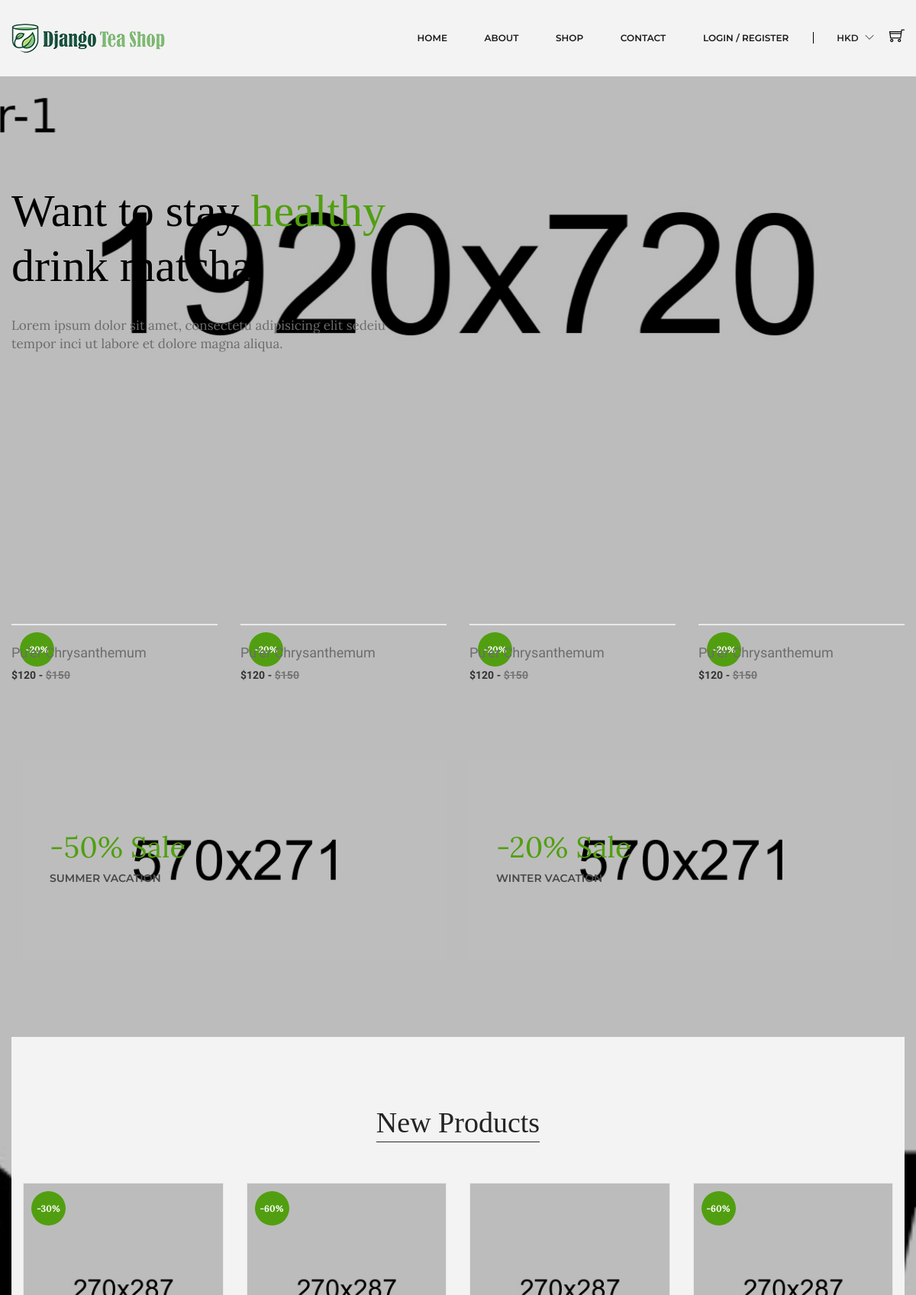
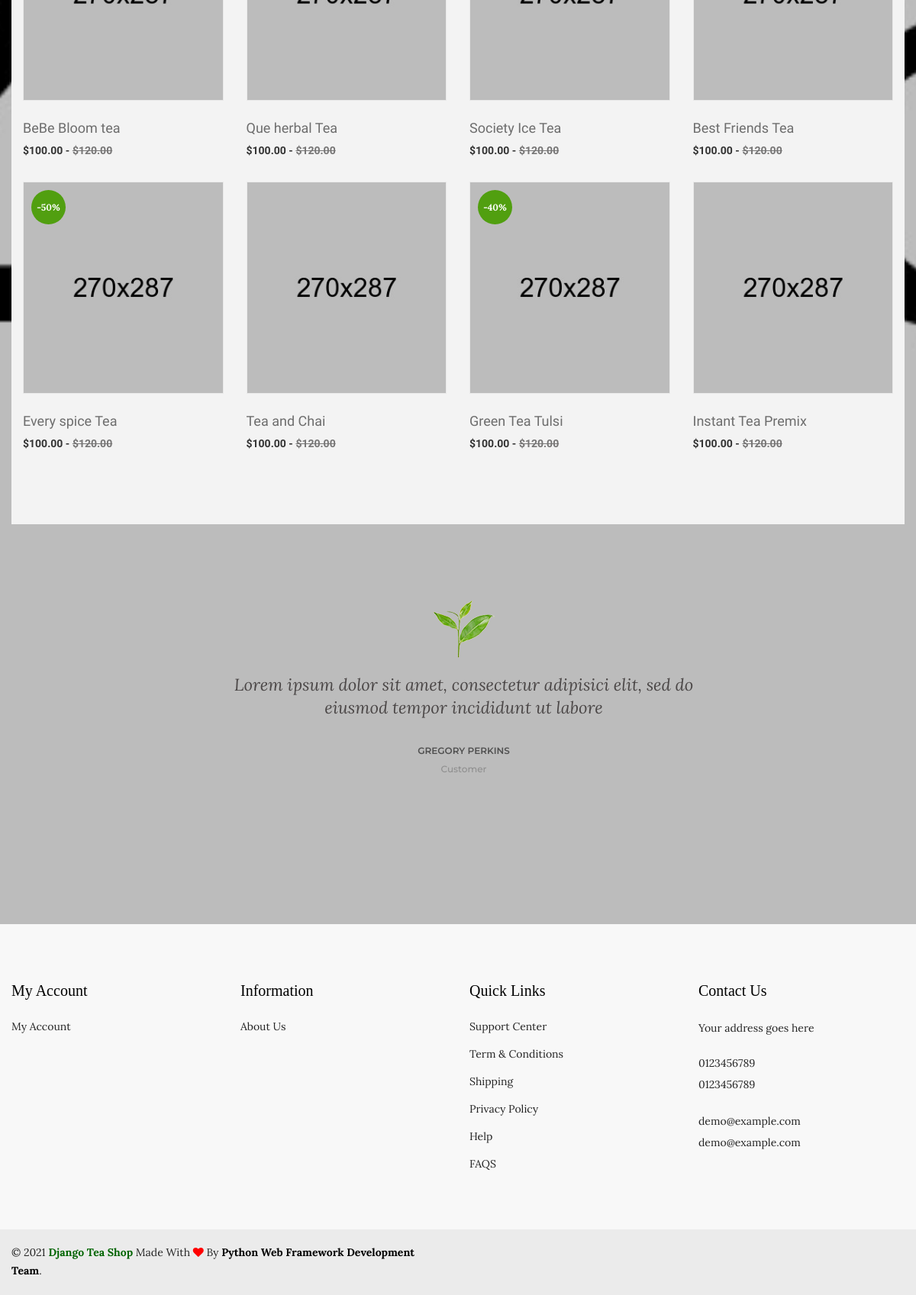
The page / on the database its author committed (2 pictures, top to bottom).
### shop/models.py (models this page shows, shortened)
class Product(models.Model):
    tea_name = models.CharField(max_length=100, unique=True)
    tea_type = models.CharField(max_length=100)
    slug = models.SlugField(max_length=100, unique=True)
    origin = models.CharField(max_length=100)
    color = models.CharField(max_length=50, blank=True)
    aroma = models.CharField(max_length=100, blank=True)
    taste = models.CharField(max_length=100, blank=True)
    tea_nature  = models.CharField(max_length=100, blank=True)
    is_available = models.BooleanField(default=True)
    is_new = models.BooleanField(default=False)
    properties = models.TextField(max_length=300, blank=True)
    weight = models.IntegerField()
    original_price = models.IntegerField()
    discounted_price = models.IntegerField()
    discount_rate = models.IntegerField(blank=True)
    photo_main = models.ImageField(upload_to='photos/%Y/%m/%d')
    photo_1 = models.ImageField(upload_to='photos/%Y/%m/%d', blank=True)
    photo_2 = models.ImageField(upload_to='photos/%Y/%m/%d', blank=True)
    photo_3 = models.ImageField(upload_to='photos/%Y/%m/%d', blank=True)
    photo_4 = models.ImageField(upload_to='photos/%Y/%m/%d', blank=True)
    created_date = models.DateTimeField(default=datetime.now)
    modified_date = models.DateTimeField(default=datetime.now)
    stars = models.IntegerField()
    store = models.IntegerField()
    category = models.ForeignKey(Category, on_delete=models.CASCADE)

### pages/views.py (the view)
# urls.py: path('', views.index, name="index"),
def index(request):
    products = Product.objects.all().filter(is_available=True)
    context = {
        'products': products,
    }
    return render(request, "pages/index.html", context)

### category/context_processors.py (called while the page is built)
def menu_links(request):
    links = Category.objects.all()
    return dict(links=links)

### templates/pages/index.html (shortened to what this page needs)
{% extends 'base.html' %}
{% load static %}
{% block content %}
<div class="slider-area">
  <div class="slider-active owl-dot-style owl-carousel">
    <div
      class="single-slider ptb-240 bg-img"
      style="background-image: url(../static/img/slider/slider-1.jpg)"
    >
      <div class="container">
        <div class="slider-content slider-animated-1">
          <h1 class="animated">
            Want to stay <span class="theme-color">healthy</span>
          </h1>
          <h1 class="animated">drink matcha.</h1>
          <p>
            Lorem ipsum dolor sit amet, consectetu adipisicing elit sedeiu
            tempor inci ut labore et dolore magna aliqua.
          </p>
        </div>
      </div>
    </div>
  </div>
</div>
<div class="product-area bg-image-1 pt-100 pb-95">
  <div class="container">
    {% if products %} {% for product in products %}
    <div class="featured-product-active hot-flower owl-carousel product-nav">
      <div class="product-wrapper">
        <div class="product-img">
          {% if product.discount_rate %}
          <span>-{{ product.discount_rate }}%</span>
          {% endif %}
        </div>
        <div class="product-content text-left">
          <div class="product-hover-style">
            <div class="product-title">
              <h4>
                <a href="product-details.html">{{ product.tea_name }}</a>
              </h4>
            </div>
          </div>
          <div class="product-price-wrapper">
            <span>${{ product.discounted_price }} -</span>
            <span class="product-price-old"
              >${{ product.original_price }}
            </span>
          </div>
          {% endfor %} {% endif %}
        </div>
      </div>
    </div>
    <div class="banner-area pt-100 pb-70">
      <div class="container">
        <div class="banner-wrap">
          <div class="row">
            <div class="col-lg-6 col-md-6">
              <div class="single-banner img-zoom mb-30">
                <a href="#">
                  <img src="{% static 'img/banner/banner-1.png' %}" alt="" />
                </a>
                <div class="banner-content">
                  <h4>-50% Sale</h4>
                  <h5>Summer Vacation</h5>
                </div>
              </div>
            </div>
            <div class="col-lg-6 col-md-6">
              <div class="single-banner img-zoom mb-30">
                <a href="#">
                  <img src="{% static 'img/banner/banner-2.png' %}" alt="" />
                </a>
                <div class="banner-content">
                  <h4>-20% Sale</h4>
                  <h5>Winter Vacation</h5>
                </div>
              </div>
            </div>
          </div>
        </div>
      </div>
    </div>
    <div class="product-area gray-bg pt-90 pb-65">
      <div class="container">
        <div class="product-top-bar section-border mb-55">
          <div class="section-title-wrap text-center">
            <h3 class="section-title">New Products</h3>
          </div>
        </div>
        <div class="tab-content jump">
          <div class="tab-pane active">
            <div class="featured-product-active owl-carousel product-nav">
              <div class="product-wrapper-single">
                <div class="product-wrapper mb-30">
                  <div class="product-img">
                    <a href="product-details.html">
                      <img
                        alt=""
                        src="{% static 'img/product/product-1.jpg' %}"
                      />
                    </a>
                    <span>-30%</span>
                    <div class="product-action">
                    </div>
                  </div>
                  <div class="product-content text-left">
                    <div class="product-hover-style">
                      <div class="product-title">
                        <h4>
                          <a href="product-details.html">BeBe Bloom tea</a>
                        </h4>
                      </div>
                    </div>
                    <div class="product-price-wrapper">
                      <span>$100.00 -</span>
                      <span class="product-price-old">$120.00 </span>
                    </div>
                  </div>
                </div>
                <div class="product-wrapper mb-30">
                  <div class="product-img">
                    <a href="product-details.html">
                      <img
                        alt=""
                        src="{% static 'img/product/product-2.jpg' %}"
                      />
                    </a>
                    <span>-50%</span>
                    <div class="product-action">
                    </div>
                  </div>
                  <div class="product-content text-left">
                    <div class="product-hover-style">
                      <div class="product-title">
                        <h4>
                          <a href="product-details.html">Every spice Tea</a>
                        </h4>
                      </div>
                    </div>
                    <div class="product-price-wrapper">
                      <span>$100.00 -</span>
                      <span class="product-price-old">$120.00 </span>
                    </div>
                  </div>
                </div>
              </div>
              <div class="product-wrapper-single">
                <div class="product-wrapper mb-30">
                  <div class="product-img">
                    <a href="product-details.html">
                      <img
                        alt=""
                        src="{% static 'img/product/product-3.jpg' %}"
                      />
                    </a>
                    <span>-60%</span>
                    <div class="product-action">
                    </div>
                  </div>
                  <div class="product-content text-left">
                    <div class="product-hover-style">
                      <div class="product-title">
                        <h4>
                          <a href="product-details.html">Que herbal Tea</a>
                        </h4>
                      </div>
                    </div>
                    <div class="product-price-wrapper">
                      <span>$100.00 -</span>
                      <span class="product-price-old">$120.00 </span>
                    </div>
                  </div>
                </div>
                <div class="product-wrapper mb-30">
                  <div class="product-img">
                    <a href="product-details.html">
                      <img
                        alt=""
                        src="{% static 'img/product/product-4.jpg' %}"
                      />
                    </a>
                    <div class="product-action">
                    </div>
                  </div>
                  <div class="product-content text-left">
                    <div class="product-hover-style">
                      <div class="product-title">
                        <h4>
                          <a href="product-details.html">Tea and Chai</a>
                        </h4>
                      </div>
                    </div>
                    <div class="product-price-wrapper">
                      <span>$100.00 -</span>
                      <span class="product-price-old">$120.00 </span>
                    </div>
                  </div>
                </div>
              </div>
              <div class="product-wrapper-single">
                <div class="product-wrapper mb-30">
                  <div class="product-img">
                    <a href="product-details.html">
                      <img
                        alt=""
                        src="{% static 'img/product/product-5.jpg' %}"
                      />
                    </a>
                    <div class="product-action">
                    </div>
                  </div>
                  <div class="product-content text-left">
                    <div class="product-hover-style">
                      <div class="product-title">
                        <h4>
                          <a href="product-details.html">Society Ice Tea</a>
                        </h4>
                      </div>
                    </div>
                    <div class="product-price-wrapper">
                      <span>$100.00 -</span>
                      <span class="product-price-old">$120.00 </span>
                    </div>
                  </div>
                </div>
                <div class="product-wrapper mb-30">
                  <div class="product-img">
                    <a href="product-details.html">
                      <img
                        alt=""
                        src="{% static 'img/product/product-6.jpg' %}"
                      />
                    </a>
                    <span>-40%</span>
                    <div class="product-action">
                    </div>
                  </div>
                  <div class="product-content text-left">
                    <div class="product-hover-style">
                      <div class="product-title">
                        <h4>
                          <a href="product-details.html">Green Tea Tulsi</a>
                        </h4>
                      </div>
                    </div>
                    <div class="product-price-wrapper">
                      <span>$100.00 -</span>
                      <span class="product-price-old">$120.00 </span>
                    </div>
                  </div>
                </div>
              </div>
              <div class="product-wrapper-single">
                <div class="product-wrapper mb-30">
                  <div class="product-img">
                    <a href="product-details.html">
                      <img
                        alt=""
                        src="{% static 'img/product/product-7.jpg' %}"
                      />
                    </a>
                    <span>-60%</span>
                    <div class="product-action">
                    </div>
                  </div>
                  <div class="product-content text-left">
                    <div class="product-hover-style">
                      <div class="product-title">
                        <h4>
                          <a href="product-details.html">Best Friends Tea</a>
                        </h4>
                      </div>
                    </div>
                    <div class="product-price-wrapper">
                      <span>$100.00 -</span>
                      <span class="product-price-old">$120.00 </span>
                    </div>
                  </div>
                </div>
                <div class="product-wrapper mb-30">
                  <div class="product-img">
                    <a href="product-details.html">
                      <img
                        alt=""
                        src="{% static 'img/product/product-8.jpg' %}"
                      />
                    </a>
                    <div class="product-action">
                    </div>
                  </div>
                  <div class="product-content text-left">
                    <div class="product-hover-style">
                      <div class="product-title">
                        <h4>
                          <a href="product-details.html">Instant Tea Premix</a>
                        </h4>
                      </div>
                    </div>
                    <div class="product-price-wrapper">
                      <span>$100.00 -</span>
                      <span class="product-price-old">$120.00 </span>
                    </div>
                  </div>
                </div>
              </div>
            </div>
          </div>
        </div>
      </div>
    </div>
    <div class="testimonials-area bg-img pt-100 pb-100">
      <div class="container">
        <div class="row">
          <div class="col-lg-12 col-md-12 col-12">
            <div class="testimonial-active owl-carousel">
              <div class="single-testimonial text-center">
                <div class="testimonial-img">
                  <img alt="" src="{% static 'img/icon-img/testi.png' %}" />
                </div>
                <p>
                  Lorem ipsum dolor sit amet, consectetur adipisici elit, sed do
                  eiusmod tempor incididunt ut labore
                </p>
                <h4>Gregory Perkins</h4>
                <h5>Customer</h5>
              </div>
            </div>
          </div>
        </div>
      </div>
    </div>
  </div>
</div>
{% endblock %}

### rows shown on the page
Product: discount_rate "20", tea_name "Pu’er Chrysanthemum", discounted_price "120", original_price "150"
